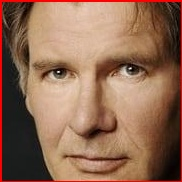
#> input picture articleNotebooks/face.jpg, 182 x 182 px; its folder holds only this picture in this run
$ python -i imageProcessing.py   (imports and definitions only)
#> lines starting #> are read from the running program, lines starting #| are printed output that depends on the picture
import os
import requests
from PIL import Image, ImageDraw
from io import BytesIO
import time
import cv2
from dotenv import load_dotenv
from core import exceptionOutput
# [1 line not run here, left out]

TMDB_AUTH_TOKEN = os.getenv("TMDB_AUTH_TOKEN")


# [64 lines left out: functions getHeadshot, cropCircle, not called in this run]

def extractFaces(imgPath, makePretty: bool = False, debug=False):
#> called with imgPath = '../articleNotebooks/face.jpg', makePretty = False, debug = False
    try:# Read the input image
        if not os.path.exists(imgPath):
            return 400

        img = cv2.imread(imgPath)
#> img is the input picture: shape (182, 182, 3); mean B, G, R 83.4, 106.3, 144.5
        savePath = os.path.join('/'.join(imgPath.split('/')[:-1]), "00_faceExtracted.jpg")

        # Convert into grayscale
        gray = cv2.cvtColor(img, cv2.COLOR_BGR2GRAY)
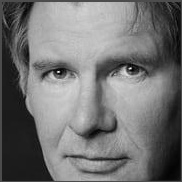
#> gray: shape (182, 182); min 2, max 251, mean 115.1

        face_cascade = cv2.CascadeClassifier('../assets/haarcascade_frontalface_alt2.xml')
        # Detect faces
        faces = face_cascade.detectMultiScale(gray, 1.1, 4)
#> faces = [[13, 13, 149, 149]]

        for (x, y, w, h) in faces:
            # cv2.rectangle(img, (x, y), (x+w, y+h),
            #             (0, 0, 255), 2)

            faces = img[y:y + h, x:x + w]
            cv2.imshow("face",faces)
            cv2.imwrite(savePath, faces)
#> this loop made 1 pass
#> pass 1, in extractFaces, `faces = img[y:y + h, x:x + w]`:
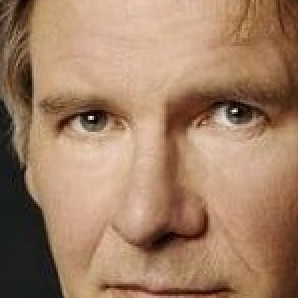
#> faces: shape (149, 149, 3) (shown 2 times larger); mean B, G, R 100.9, 127.4, 162.1

        if len(faces) == 0 and debug:
            print(f"ERROR: NO FACES DETECTED FOR {imgPath}")
        # Crop to circle
        if not makePretty:
            return 200

        cropCircle(savePath)

        return 200
    except Exception as e:
        if debug:
            print(exceptionOutput(e))

        return 400

>>> result = extractFaces('../articleNotebooks/face.jpg')
